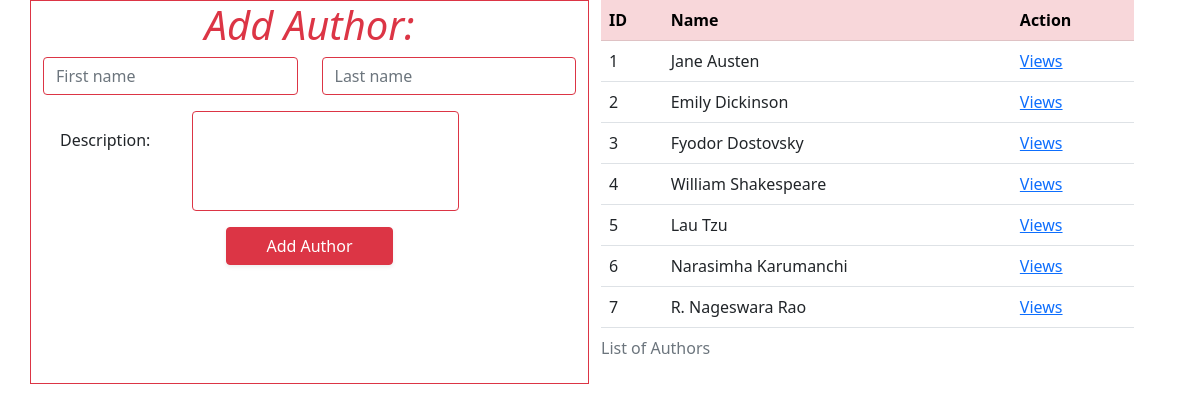
The page /author on the database its author committed.
### books_and_authers/models.py (models this page shows)
class Author (models.Model):
    first_name = models.CharField(max_length = 255)
    last_name = models.CharField(max_length = 255)
    books = models.ManyToManyField (Book, related_name = "Authers")
    created_at = models.DateTimeField (auto_now_add = True)
    updated_at = models.DateTimeField (auto_now = True)

### books_and_authers/views.py (the view)
# urls.py: path('author',views.viewAuthor),
def viewAuthor(request):
    context={
        'Authors' : Author.objects.all()
    }
    return render(request, "addAuthor.html",context)

### books_and_authers/templates/addAuthor.html (shortened to what this page needs)
<!DOCTYPE html>
<html lang="en">
<head>
    <link href="https://cdn.jsdelivr.net/npm/bootstrap@5.0.2/dist/css/bootstrap.min.css" rel="stylesheet">
</head>
<body>
    <div class="container ">
        <div class="row " style="width:100% ;">
            <div class="col sm-6 border border-danger">
                <h1 class="text-center fst-italic text-danger">
                </h1>
                <form action="/author/proccessAddAuthor" method="post">
                    <div class="row">
                        <div class="col">
                            <input type="text" name="authorFirst" class="form-control border border-danger" placeholder="First name" aria-label="First name">
                        </div>
                        <div class="col">
                            <input type="text" name="authorLast" class="form-control border border-danger" placeholder="Last name" aria-label="Last name">
                        </div>
                        <div class="row m-3 form-floating d-flex justify-content-start">
                            <label name ="authorsDesc">Description:</label>
                            <input class="form-control border border-danger mx-auto" id="floatingTextarea2"  placeholder="Leave a comment here" style="height: 100px; width: 50%;" type = "text" name="authorDescInput">
                        </div>
                        <button class="btn btn-danger shadow-sm mb-5" type="submit" name="submitAuthor" style="width:30% ;margin:0 auto;">Add Author</button>
                    </div>
                </form>
            </div>
            <div class="col sm-6">
                <form action="/author/{{author.id}}" method="post">
                <table class="table">
                    <caption>List of Authors</caption>
                    <tr class="table-danger">
                        <th>ID</th>
                        <th >Name</th>
                        <th>Action</th>
                    </tr>
                    {%for author in Authors %}
                    <tr>
                        <td>{{author.id}}</td>
                        <td>{{author.first_name}} {{author.last_name}}</td>
                        <td><a href="author/{{author.id}}">Views</a></td>
                    </tr>
                    {% endfor %}
                </table>
            </form>
            </div>
        </div>
    </div>
</body>
</html>

### rows shown on the page
Author: id "1", first_name "Jane", last_name "Austen"
Author: id "2", first_name "Emily", last_name "Dickinson"
Author: id "3", first_name "Fyodor", last_name "Dostovsky"
Author: id "4", first_name "William", last_name "Shakespeare"
Author: id "5", first_name "Lau", last_name "Tzu"
Author: id "6", first_name "Narasimha", last_name "Karumanchi"
Author: id "7", first_name "R. Nageswara", last_name "Rao"
